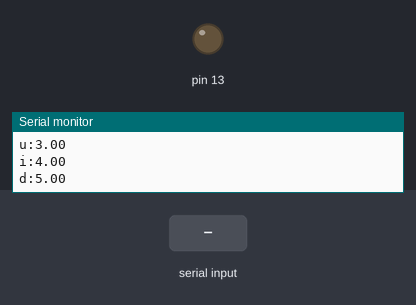
A sketch run on a simulated Arduino Uno, built with avr-gcc and run on an emulated ATmega328P. Shown: output pins drawn as LEDs (lit = HIGH), the last lines printed to the serial monitor. The inputs (shaded band) are chosen by the test bench.

Above: at 1.2 s.
1.3 s: "1" received over Serial
At 2.5 s:
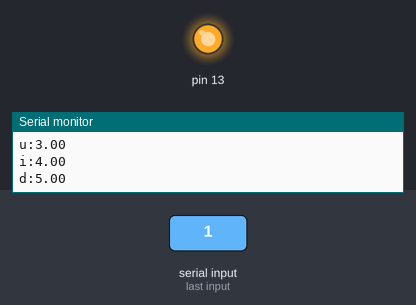
2.8 s: "0" received over Serial
At 3.2 s:
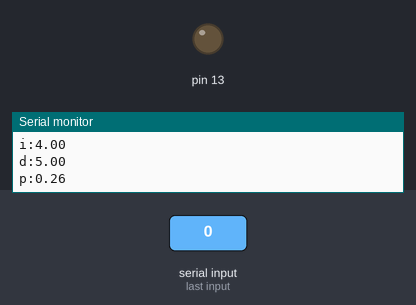
Timing chart, 0 to 5.8 s (numbered marks = the images above; inputs shaded):
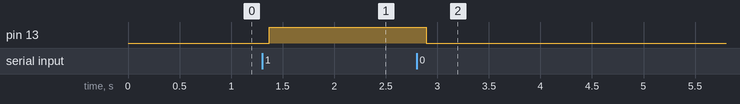

Measured:
- after the input at 1.3 s, pin 13: LOW → HIGH after 0.07 s
- after the input at 2.8 s, pin 13: HIGH → LOW after 0.09 s

The sketch:

IMU_Visualizer_Debugger.ino
```cpp
int messageCount = 0;

uint32_t timeCount = 0;
float p,r,y;

void sendDataPacket(char param, float value);

void setup()
{
  pinMode(13, OUTPUT);
  Serial.begin(9600);
}

void loop()
{
  if(Serial.available())
  {
      while(Serial.available())
      {
        char message = Serial.read();
        if(message == '1')
        {
          digitalWrite(13, HIGH);
        }
        else if(message == '0')
        {
          digitalWrite(13, LOW);
        }
      }

    Serial.print("Message Count: ");
    Serial.println(++messageCount);
  }

  sendDataPacket('p', p);
  delay(10);
  sendDataPacket('r', r);
  delay(10);
  sendDataPacket('y', y);
  delay(10);

  p += .0125;
  r += .0075;
  y += .0200;

  sendDataPacket('u', 3.0);
  delay(10);
  sendDataPacket('i', 4.0);
  delay(10);
  sendDataPacket('d', 5.0);
  delay(100);
}

void sendDataPacket(char param, float value)
{
  Serial.print(param);
  Serial.print(':');
  Serial.println(value);
}
```
